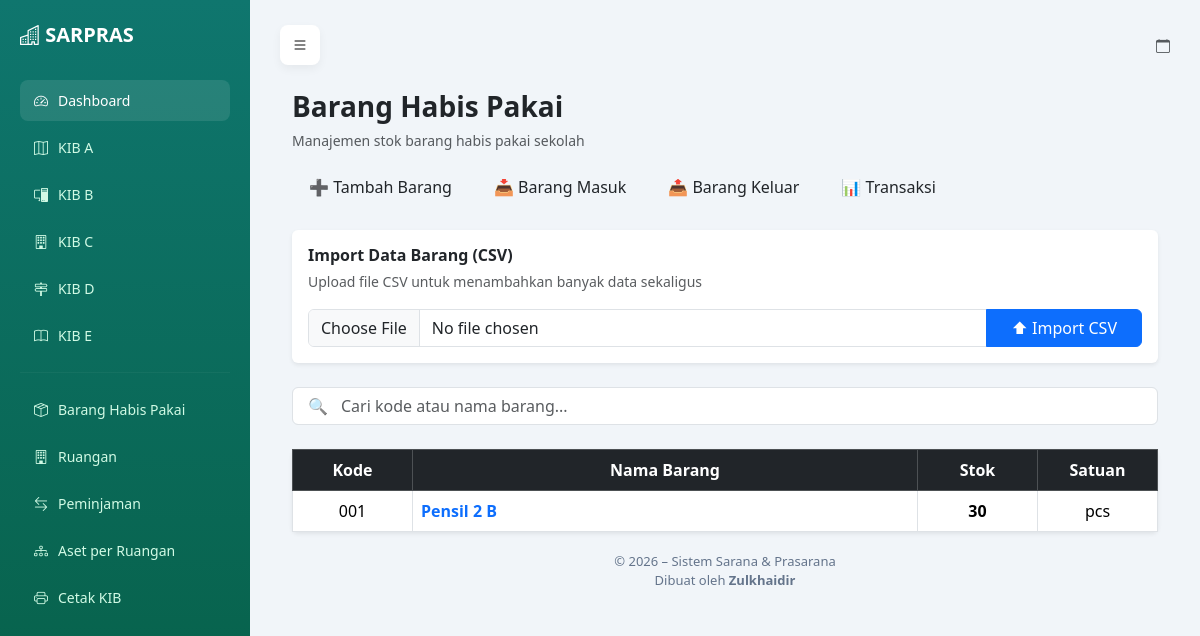
Page /bhp/ on the committed database.
### sarpras/models.py (models this page shows, shortened)
class BarangHabisPakai(models.Model):
    kode_barang = models.CharField(max_length=50, unique=True)
    nama_barang = models.CharField(max_length=200)
    satuan = models.CharField(max_length=50, default='Unit')
    stok = models.PositiveIntegerField(default=0)

### sarpras/views.py (the view)
# urls.py: path('bhp/', views.bhp_list, name='bhp_list'),
def bhp_list(request):
    q = request.GET.get('q', '')
    data = BarangHabisPakai.objects.all().order_by('nama_barang')
    if q:
        data = data.filter(
            Q(nama_barang__icontains=q) |
            Q(kode_barang__icontains=q)
        )
    return render(request, 'bhp/list.html', {
        'data': data,
        'q': q,
    })

### sarpras/templates/bhp/list.html (shortened to what this page needs)
{% extends "sarpras/base.html" %}
{% load static %}
{% block content %}
<div class="container mt-4">
    <div class="d-flex justify-content-between align-items-center mb-4 flex-wrap gap-3">
        <div>
            <h3 class="mb-1 fw-bold">Barang Habis Pakai</h3>
            <small class="text-muted">
                Manajemen stok barang habis pakai sekolah
            </small>
        </div>
        <div class="d-flex gap-2 flex-wrap">
            <a href="{% url 'bhp_tambah' %}" class="btn btn-soft-primary px-3">
                ➕ Tambah Barang
            </a>
            <a href="{% url 'bhp_masuk' %}" class="btn btn-soft-success px-3">
                📥 Barang Masuk
            </a>
            <a href="{% url 'bhp_keluar' %}" class="btn btn-soft-danger px-3">
                📤 Barang Keluar
            </a>
            <a href="{% url 'bhp_transaksi' %}" class="btn btn-soft-secondary px-3">
                📊 Transaksi
            </a>
        </div>
    </div>
    <div class="card shadow-sm border-0 mb-4">
        <div class="card-body">
            <div class="d-flex justify-content-between align-items-center flex-wrap gap-2 mb-3">
                <div>
                    <h6 class="mb-1 fw-semibold">Import Data Barang (CSV)</h6>
                    <small class="text-muted">
                        Upload file CSV untuk menambahkan banyak data sekaligus
                    </small>
                </div>
            </div>
            <form method="post"
                  action="{% url 'bhp_import' %}"
                  enctype="multipart/form-data">
                <div class="input-group">
                    <input type="file"
                           name="file"
                           class="form-control"
                           required>
                    <button class="btn btn-primary px-4"
                            onclick="this.innerHTML='⏳ Mengimport...'; this.disabled=true;">
                        ⬆ Import CSV
                    </button>
                </div>
            </form>
        </div>
    </div>
    <div class="mb-4 position-relative">
        <input type="text"
               id="liveSearch"
               class="form-control ps-5"
               placeholder="Cari kode atau nama barang...">
        <span class="position-absolute top-50 start-0 translate-middle-y ps-3 text-muted">
            🔍
        </span>
    </div>
    <div class="card shadow-sm border-0">
        <div class="card-body p-0">
            <div class="table-responsive">
                <table id="barangTable"
                       class="table table-hover table-bordered align-middle mb-0">
                    <thead class="table-dark text-center">
                        <tr>
                            <th style="width:120px;">Kode</th>
                            <th>Nama Barang</th>
                            <th style="width:120px;">Stok</th>
                            <th style="width:120px;">Satuan</th>
                        </tr>
                    </thead>
                    <tbody>
                        {% for b in data %}
                        <tr class="{% if b.stok == 0 %} bg-light {% endif %}">
                            <td class="text-center">
                                {{ b.kode_barang }}
                            </td>
                            <td>
                                <a href="{% url 'bhp_barang_riwayat' b.id %}"
                                   class="fw-semibold text-decoration-none">
                                    {{ b.nama_barang }}
                                </a>
                            </td>
                            <td class="text-center fw-bold
                                {% if b.stok == 0 %} text-danger {% endif %}">
                                {{ b.stok }}
                            </td>
                            <td class="text-center">
                                {{ b.satuan }}
                            </td>
                        </tr>
                        {% endfor %}
                    </tbody>
                </table>
            </div>
        </div>
    </div>
</div>
{% endblock %}

### sarpras/templates/sarpras/base.html (style rules this page uses)
body { background: #f1f5f9; margin: 0; }

### rows in the picture
BarangHabisPakai: kode_barang "001", nama_barang "Pensil 2 B", stok "30", satuan "pcs"
